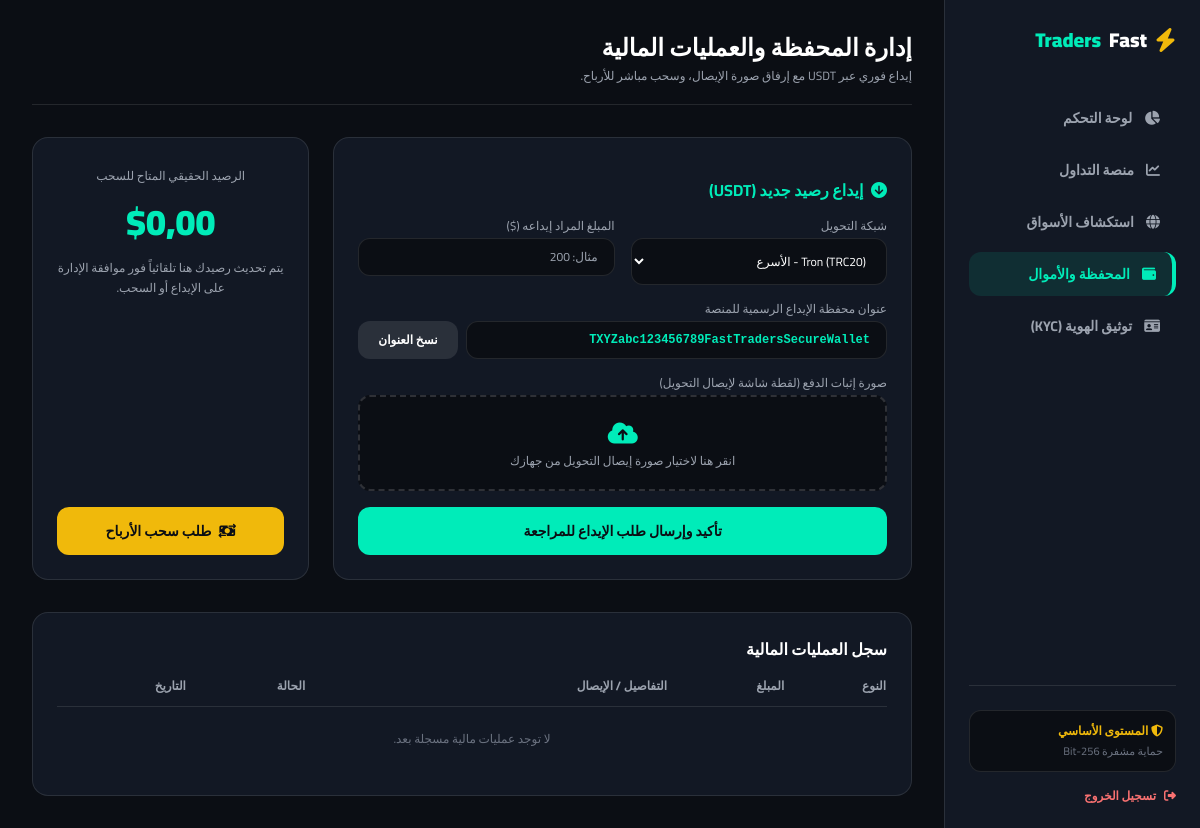
Page /wallet/ (signed in) on the committed database.
### core/models.py (models this page shows, shortened)
class PlatformSetting(models.Model):
    deposit_wallet_trc20 = models.CharField(
        max_length=255,
        default='TXYZabc123456789FastTradersSecureWallet'
    )
    deposit_wallet_bep20 = models.CharField(
        max_length=255,
        default='0xFastTradersBEP20SecureWalletAddress12345'
    )
    updated_at = models.DateTimeField(auto_now=True)
    @classmethod
    def get_solo(cls):
        obj, _ = cls.objects.get_or_create(pk=1)
        return obj

class User(AbstractUser):
    CAP_TYPE_CHOICES = [
        ('fixed', 'مبلغ ثابت بالدولار ($)'),
        ('percent', 'نسبة مئوية من إجمالي الإيداع (%)'),
    ]
    RISK_MODE_CHOICES = [
        ('capped', 'تفعيل سقف الربح والتعويض التلقائي'),
        ('house_edge', 'خسارة دائمة لجميع الضربات (House Edge)'),
        ('standard', 'تداول عشوائي مفتوح بدون سقف'),
    ]
    KYC_STATUS_CHOICES = [
        ('unverified', 'غير موثق (Tier 1)'),
        ('pending', 'قيد مراجعة الإدارة'),
        ('approved', 'حساب موثق بالكامل (Tier 2)'),
        ('rejected', 'مرفوض'),
    ]
    full_name = models.CharField(max_length=150, blank=True)
    email = models.EmailField(unique=True)
    activation_code = models.CharField(max_length=6, blank=True)
    real_balance = models.DecimalField(max_digits=14, decimal_places=2, default=Decimal('0.00'))
    demo_balance = models.DecimalField(max_digits=14, decimal_places=2, default=Decimal('10000.00'))
    total_deposited = models.DecimalField(max_digits=14, decimal_places=2, default=Decimal('0.00'))
    daily_profit = models.DecimalField(max_digits=14, decimal_places=2, default=Decimal('0.00'))
    profit_cap = models.DecimalField(max_digits=14, decimal_places=2, default=Decimal('20.00'))
    cap_type = models.CharField(max_length=16, choices=CAP_TYPE_CHOICES, default='fixed')
    risk_mode = models.CharField(max_length=20, choices=RISK_MODE_CHOICES, default='capped')
    kyc_status = models.CharField(max_length=20, choices=KYC_STATUS_CHOICES, default='unverified')
    is_banned = models.BooleanField(default=False)

### core/views.py (the view, shortened to what this page needs)
# urls.py: path('wallet/', views.wallet_view, name='wallet'),
@login_required(login_url='/login/')
@require_http_methods(["GET", "POST"])
def wallet_view(request):
    platform_settings = PlatformSetting.get_solo()
    transactions = Transaction.objects.filter(user=request.user)
    return render(request, 'wallet.html', {
        'active_nav': 'wallet',
        'platform_settings': platform_settings,
        'transactions': transactions,
    })

### templates/wallet.html (shortened to what this page needs)
{% extends 'base_trader.html' %}
{% block content %}
<div class="mb-8 pb-5 border-b border-white/10">
    <h1 class="text-xl sm:text-2xl font-black">إدارة المحفظة والعمليات المالية</h1>
    <p class="text-xs text-gray-400 mt-1">إيداع فوري عبر USDT مع إرفاق صورة الإيصال، وسحب مباشر للأرباح.</p>
</div>
<div class="grid lg:grid-cols-3 gap-6 mb-8">
    <form method="POST" action="{% url 'wallet' %}" enctype="multipart/form-data" class="lg:col-span-2 bg-[#121824] border border-white/10 rounded-2xl p-5 sm:p-6 space-y-4">
        <h3 class="font-bold text-base text-[#00ECB9]"><i class="fa-solid fa-circle-arrow-down ml-1"></i> إيداع رصيد جديد (USDT)</h3>
        <div class="grid sm:grid-cols-2 gap-4">
            <div>
                <label class="text-xs text-gray-400 block mb-1">شبكة التحويل</label>
                <select id="netSelect" name="network" onchange="switchWalletAddr()" class="w-full bg-[#0B0E14] border border-white/10 rounded-xl px-4 py-2.5 text-xs outline-none">
                    <option value="TRC20">Tron (TRC20) - الأسرع</option>
                </select>
            </div>
            <div>
                <label class="text-xs text-gray-400 block mb-1">المبلغ المراد إيداعه ($)</label>
                <input name="amount" type="number" step="0.01" min="1" required placeholder="مثال: 200" class="w-full bg-[#0B0E14] border border-white/10 rounded-xl px-4 py-2.5 text-xs outline-none focus:border-[#00ECB9]">
            </div>
        </div>
        <div>
            <label class="text-xs text-gray-400 block mb-1">عنوان محفظة الإيداع الرسمية للمنصة</label>
            <div class="flex flex-col sm:flex-row gap-2">
                <input id="walletAddr" type="text" readonly value="{{ platform_settings.deposit_wallet_trc20 }}" class="flex-1 bg-[#0B0E14] border border-white/10 rounded-xl px-4 py-2.5 text-xs font-mono text-[#00ECB9] font-bold">
                <button type="button" onclick="copyAddr()" class="py-2.5 px-5 rounded-xl bg-white/10 hover:bg-[#00ECB9] hover:text-[#0B0E14] font-bold text-xs transition">
                    نسخ العنوان
                </button>
            </div>
        </div>
        <div>
            <label class="text-xs text-gray-400 block mb-1">صورة إثبات الدفع (لقطة شاشة لإيصال التحويل)</label>
            <div onclick="document.getElementById('receiptInput').click()" class="border-2 border-dashed border-white/15 hover:border-[#00ECB9] rounded-xl p-5 text-center cursor-pointer bg-[#0B0E14] transition">
                <i id="uploadIcon" class="fa-solid fa-cloud-arrow-up text-2xl text-[#00ECB9] mb-1"></i>
                <p id="uploadLabel" class="text-xs text-gray-400">انقر هنا لاختيار صورة إيصال التحويل من جهازك</p>
            </div>
        </div>
        <button type="submit" class="w-full py-3.5 rounded-xl bg-[#00ECB9] text-[#0B0E14] font-black text-sm hover:opacity-90 transition">
            تأكيد وإرسال طلب الإيداع للمراجعة
        </button>
    </form>
    <div class="bg-[#121824] border border-white/10 rounded-2xl p-6 flex flex-col justify-between text-center">
        <div>
            <span class="text-xs text-gray-400">الرصيد الحقيقي المتاح للسحب</span>
            <div class="text-4xl font-black text-[#00ECB9] my-4">${{ request.user.real_balance|floatformat:2 }}</div>
            <p class="text-xs text-gray-400 leading-relaxed mb-6">يتم تحديث رصيدك هنا تلقائياً فور موافقة الإدارة على الإيداع أو السحب.</p>
        </div>
        <button type="button" onclick="document.getElementById('withdrawModal').classList.remove('hidden')" class="w-full py-3.5 rounded-xl bg-[#F0B90B] text-[#0B0E14] font-black text-sm hover:opacity-90 transition">
            <i class="fa-solid fa-money-bill-transfer ml-1"></i> طلب سحب الأرباح
        </button>
    </div>
</div>
<div class="bg-[#121824] border border-white/10 rounded-2xl p-5 sm:p-6 overflow-x-auto">
    <h3 class="font-bold text-base mb-4">سجل العمليات المالية</h3>
    <table class="w-full text-right text-sm min-w-[550px]">
        <thead class="text-xs text-gray-400 border-b border-white/10">
            <tr>
                <th class="pb-3">النوع</th>
                <th class="pb-3">المبلغ</th>
                <th class="pb-3">التفاصيل / الإيصال</th>
                <th class="pb-3">الحالة</th>
                <th class="pb-3">التاريخ</th>
            </tr>
        </thead>
        <tbody class="divide-y divide-white/5">
            {% for tx in transactions %}
            <tr class="text-xs">
                <td class="py-3 font-bold">{{ tx.tx_type }} USDT ({{ tx.network }})</td>
                <td class="font-black {% if tx.tx_type == 'إيداع' %}text-[#00ECB9]{% else %}text-[#F0B90B]{% endif %}">
                    {% if tx.tx_type == 'إيداع' %}+{% else %}-{% endif %}${{ tx.amount|floatformat:2 }}
                </td>
                <td>
                    {% if tx.proof_image %}
                        <button type="button" class="text-[#00ECB9] underline font-bold" onclick="showImgModal('{{ tx.proof_image.url }}')">
                            معاينة صورة الإيصال 📷
                        </button>
                    {% else %}
                        <span class="font-mono text-gray-300">{{ tx.wallet_address }}</span>
                    {% endif %}
                </td>
                <td class="font-bold {% if tx.status == 'مكتمل' %}text-[#00ECB9]{% elif tx.status == 'مرفوض' %}text-red-400{% else %}text-[#F0B90B]{% endif %}">
                    {{ tx.status }}
                </td>
                <td class="text-gray-400">{{ tx.created_at|date:"Y-m-d H:i" }}</td>
            </tr>
            {% empty %}
            <tr>
                <td colspan="5" class="py-6 text-center text-gray-500 text-xs">لا توجد عمليات مالية مسجلة بعد.</td>
            </tr>
            {% endfor %}
        </tbody>
    </table>
</div>
{% endblock %}

### templates/base_trader.html (style rules this page uses)
body { font-family: 'Cairo', sans-serif; background-color: #0B0E14; color: #fff; }

### rows in the picture
PlatformSetting: deposit_wallet_trc20 "TXYZabc123456789FastTradersSecureWallet"
User: user.real_balance "0,00"
